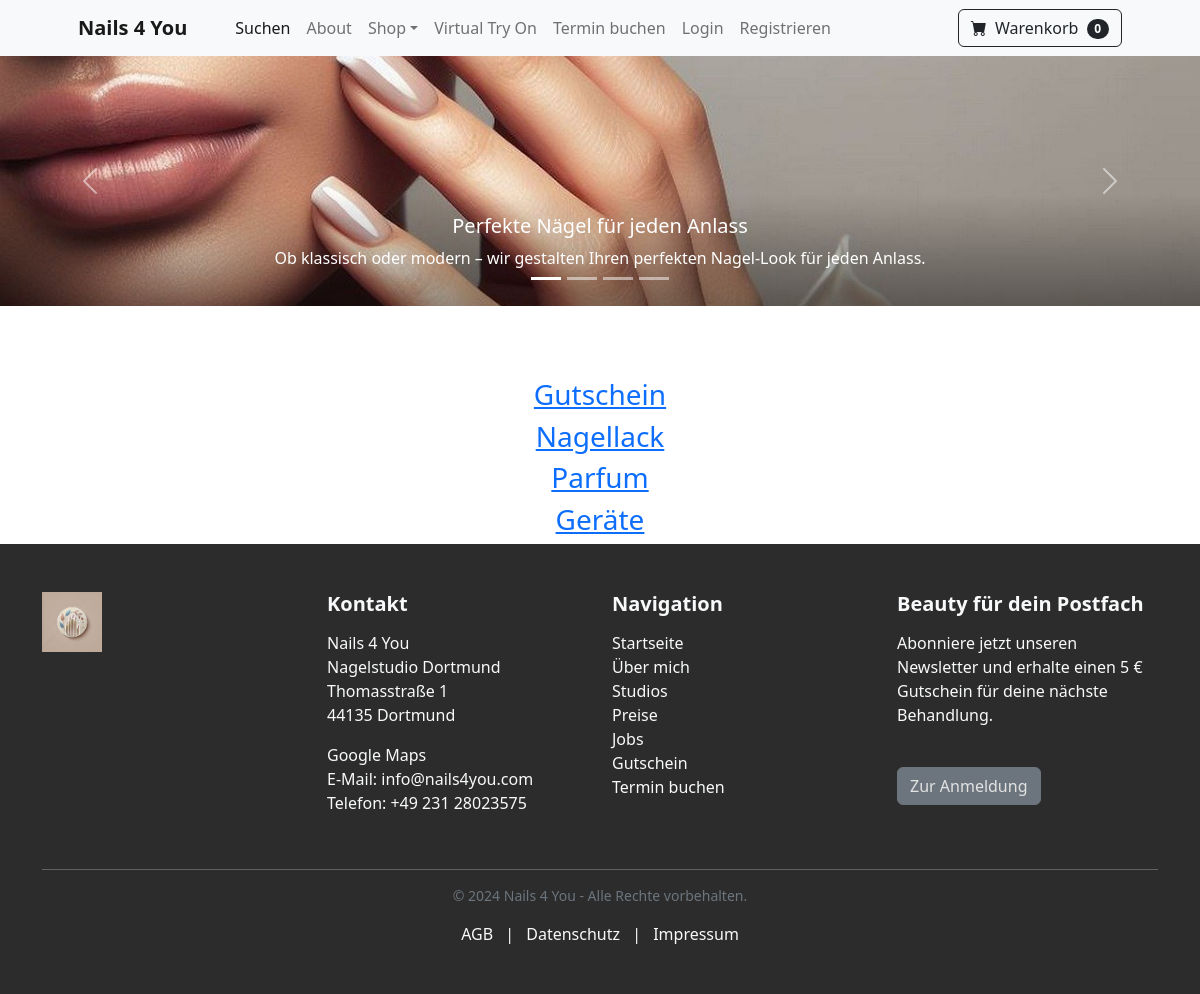
The app's page /category_summary/ with its own data.
### nails4you/models.py (models this page shows)
class Category(models.Model):
    name = models.CharField(max_length=50)
    def __str__(self):
        return self.name
    class Meta:
        verbose_name_plural ='categories'

### nails4you/views.py (the view)
# urls.py: path('category_summary/', views.category_summary, name='category_summary'),
def category_summary(request):
    categories = Category.objects.all()
    return render(request, 'category_summary.html', {'categories':categories})

### cart/cart.py (called while the page is built)
    def __len__(self):
        return len(self.cart)

### cart/context_processors.py (called while the page is built)
def cart(request):
    return {'cart': Cart(request)}

### nails4you/templates/category_summary.html
{% extends 'base.html' %}
{% block content %}
    <div class="container">
        <div class="row">
            <center>
                <div class="col-8">
     <br><br><br>
                    {% for category in categories %}
                    <h3><a href="{%  url 'category' category %}">{{ category }}</a></h3>
                    {% endfor %}
                </div>
            </center>
        </div>
    </div>
{% endblock content %}

### records on screen
Category: name "Gutschein"
Category: name "Nagellack"
Category: name "Parfum"
Category: name "Geräte"

### other values on screen
{{ cart|length }} "0"
